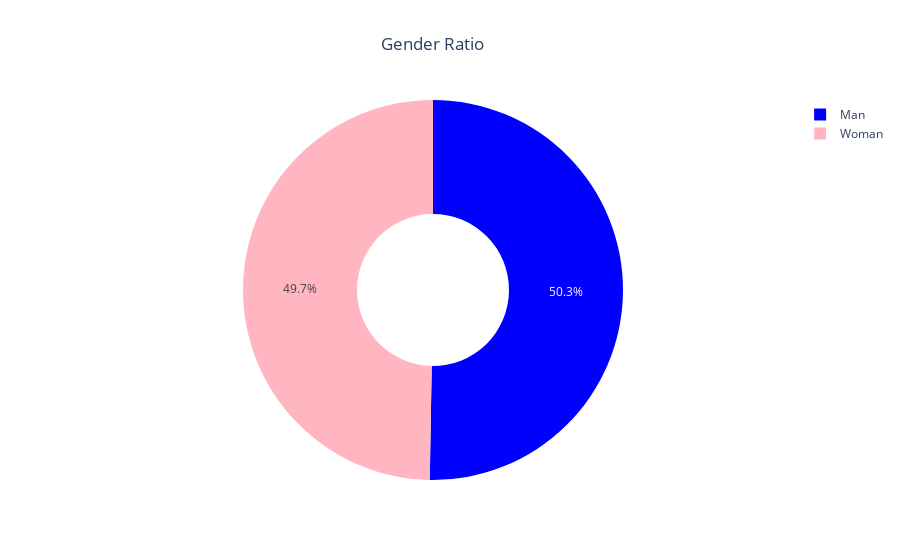

Notebook code for this chart:
### Markdown cell above
Proportion of Men/Women

### Code cell
fig = px.pie(dataset_unique_iid, names="gender", title="Gender Ratio", hole=0.4,
            color=dataset_unique_iid["gender"],
            color_discrete_map={'Man':'blue',
            'Woman':'lightpink'})
fig.update_layout(title_x=0.48)
fig.show()

### Figure 1 — Plotly figure (JSON) as saved in the notebook; plotly's stock layout.template omitted (floating-point values rounded to 4 significant figures; data arrays with more than 128 entries replaced by an {"elided": "..."} marker saying what was removed)
{"data": [{"customdata": {"elided": "551x1 str values"}, "domain": {"x": [0, 1], "y": [0, 1]}, "hole": 0.4, "hovertemplate": "gender=%{customdata[0]}<extra></extra>", "labels": {"elided": "551 str values"}, "legendgroup": "", "marker": {"colors": {"elided": "551 str values"}}, "name": "", "showlegend": true, "type": "pie"}], "layout": {"legend": {"tracegroupgap": 0}, "title": {"text": "Gender Ratio", "x": 0.48}}}
